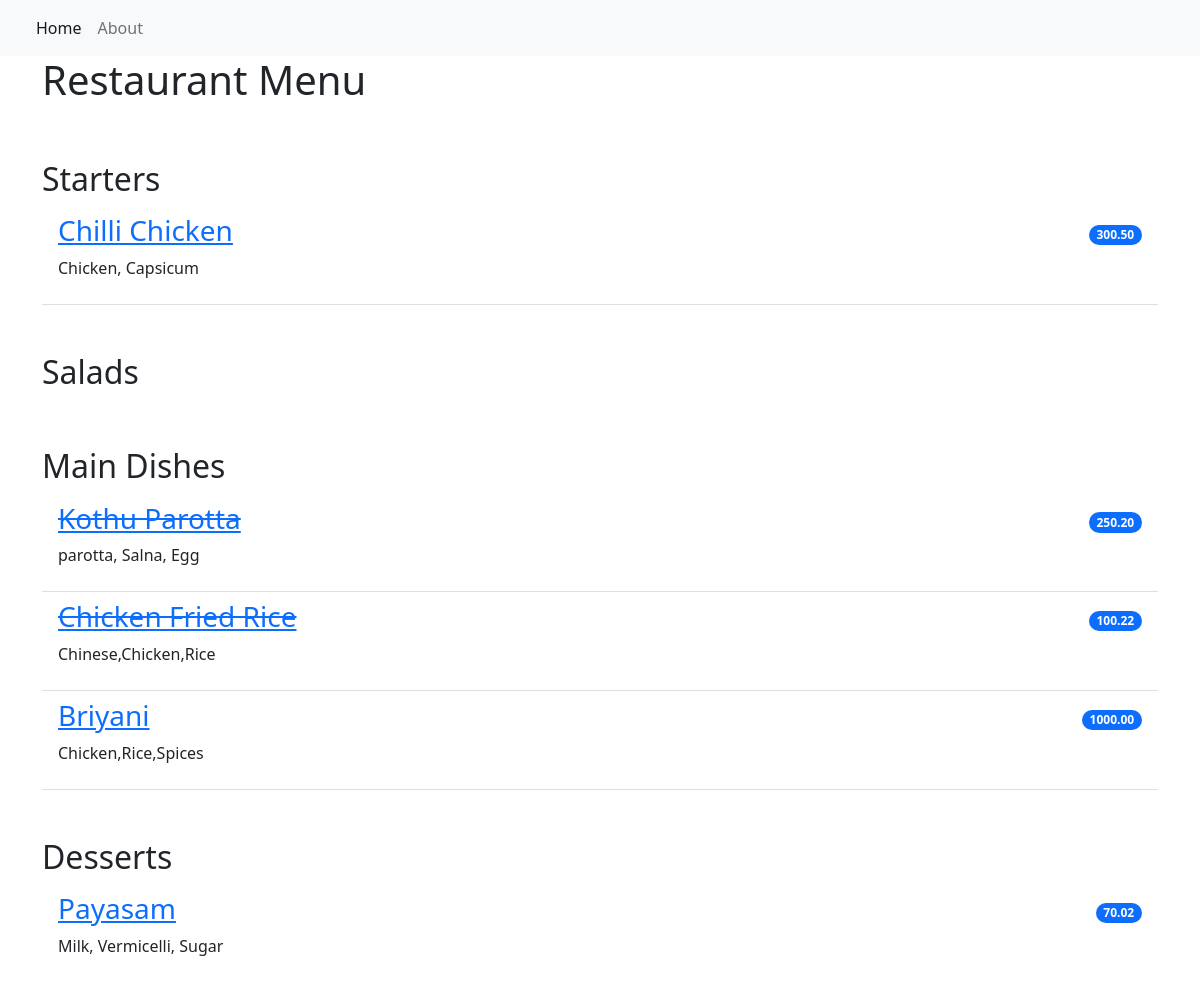
The page / on the database its author committed.
### restaurant/models.py (models this page shows, shortened)
class items(models.Model):
    meal = models.CharField(max_length=100,unique=True)
    description = models.CharField(max_length=2000)
    price = models.DecimalField(decimal_places=2,max_digits=10)
    meal_type = models.CharField(max_length=100,choices=MEAL_TYPE)
    author = models.ForeignKey(User,on_delete=models.CASCADE)
    status = models.IntegerField(choices=STATUS,default=1)
    date_created = models.DateTimeField(auto_now_add=True)
    date_updated = models.DateTimeField(auto_now=True)

### restaurant/views.py (the view)
# urls.py: path('', views.MenuList.as_view(), name='home'),
class MenuList(generic.ListView):
    queryset = items.objects.order_by("-date_created")
    template_name = "index.html"
    def get_context_data(self,**kwargs):
        context=super().get_context_data(**kwargs)
        context["meals"] =MEAL_TYPE
        return context

### restaurant/templates/index.html
{% extends 'base.html' %}
{% block content %}
<div class="container">
  <h1>Restaurant Menu</h1>
    <ul class="list-group list-group-flush">
        {% for meal in meals %}
            <h2 class="pt-5">{{ meal.1 }}</h2>
                {% for row in items_list %}
                    {% if row.meal_type == meal.0 %}
                        {% if row.status == 0 %}
                        <li class="list-group-item d-flex justify-content-between align-items-center border-0 pb-0">
                            <a href="{% url 'menu_item' row.pk %}"><h3><del>{{ row.meal }}</del></h3></a>
                            <span class="badge bg-primary rounded-pill">{{ row.price }}</span>
                        </li>
                        <li class="list-group-item pt-0">
                            <p>{{ row.description }}</p>
                        </li>
                        {% else %}
                        <li class="list-group-item d-flex justify-content-between align-items-center border-0 pb-0">
                            <a href="{% url 'menu_item' row.pk %}"><h3>{{ row.meal }}</h3></a>
                            <span class="badge bg-primary rounded-pill">{{ row.price }}</span>
                        </li>
                        <li class="list-group-item pt-0">
                            <p>{{ row.description }}</p>
                        </li>
                        {% endif %}
                    {% endif %}
                {% endfor %}
        {% endfor %}
    </ul>
</div>
{% endblock content %}

### restaurant/templates/base.html (shortened to what this page needs)
<!DOCTYPE html>
<html lang="en">
    <head>
        <link href="https://cdn.jsdelivr.net/npm/bootstrap@5.2.0-beta1/dist/css/bootstrap.min.css" rel="stylesheet">
    </head>
    <body>
        <nav class="navbar navbar-expand-lg bg-light">
            <div class="container-fluid">
                <div class="collapse navbar-collapse" id="navbarNav">
                    <ul class="navbar-nav">
                         <li class="nav-item">
                            <a class="nav-link active" aria-current="page" href="{% url 'home' %}">Home</a>
                        </li>
                        <li class="nav-item">
                            <a class="nav-link" aria-current="page" href="{% url 'home' %}">About</a>
                        </li>
                    </ul>
                </div>
            </div>
        </nav>
        {% block content %}
        {% endblock content %}
    </body>
</html>

### rows shown on the page
items: meal "Chilli Chicken", price "300.50", description "Chicken, Capsicum"
items: meal "Kothu Parotta", price "250.20", description "parotta, Salna, Egg"
items: meal "Chicken Fried Rice", price "100.22", description "Chinese,Chicken,Rice"
items: meal "Briyani", price "1000.00", description "Chicken,Rice,Spices"
items: meal "Payasam", price "70.02", description "Milk, Vermicelli, Sugar"

### other values the page prints
{{ meal.1 }} "Starters" "Salads" "Main Dishes" "Desserts"
